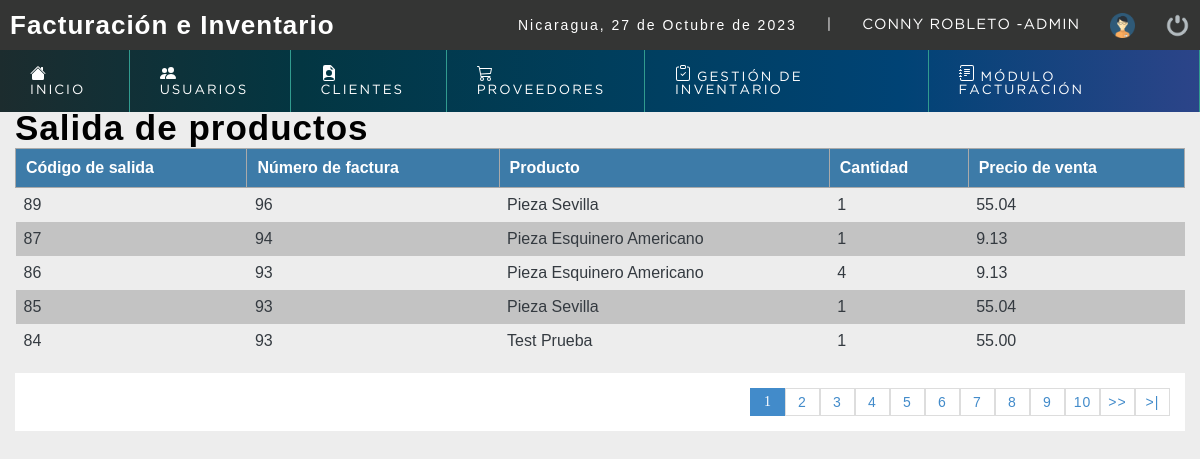
Page /sistema/lista_salida.php (signed in) on the committed database.
### tables this page shows
CREATE TABLE `detallefactura` (
  `correlativo` bigint(11) NOT NULL,
  `nofactura` bigint(11) DEFAULT NULL,
  `codproducto` int(11) DEFAULT NULL,
  `cantidad` int(11) DEFAULT NULL,
  `precio_venta` decimal(10,2) DEFAULT NULL
);

CREATE TABLE `producto` (
  `codproducto` int(11) NOT NULL,
  `descripcion` varchar(100) DEFAULT NULL,
  `detalle` varchar(100) DEFAULT NULL,
  `proveedor` int(11) DEFAULT NULL,
  `categoria` int(11) NOT NULL,
  `precio` decimal(10,2) DEFAULT NULL,
  `existencia` int(11) DEFAULT NULL,
  `date_add` datetime NOT NULL DEFAULT current_timestamp(),
  `usuario_id` int(11) NOT NULL,
  `estatus` int(11) NOT NULL DEFAULT 1
);

### sistema/lista_salida.php (the view, shortened to what this page needs)
<?php
include "../conexion.php";
?>
<!DOCTYPE html>
<html lang="en">
<head>
    <?php include "includes/scripts.php"; ?>
</head>
<body>
    <?php include "includes/header.php"; ?>
    <section id="container">
        <br>
    <h1>Salida de productos</h1>
    <table>
        <tr>
            <th>Código de salida</th>
            <th>Número de factura</th>
            <th>Producto</th>
            <th>Cantidad</th>
            <th>Precio de venta</th>
        </tr>
        <?php
        $sdl=mysqli_query($conection,"SELECT COUNT(*) as total_registro FROM detallefactura");
        $result_resgister=mysqli_fetch_array($sdl);
        $total_registro=$result_resgister['total_registro'];
        $por_pagina=5;
        if(empty($_GET['pagina'])){
            $pagina=1;
        }else{
            $pagina=$_GET['pagina'];
        }
        $desde=($pagina-1) * $por_pagina;
        $total_paginas= ceil($total_registro / $por_pagina);
        $query= mysqli_query($conection,"SELECT d.correlativo, d.nofactura, p.descripcion
                                         AS Descripcion_producto, d.cantidad, d.precio_venta
                                         FROM detallefactura d
                                         INNER JOIN producto p ON d.codproducto = p.codproducto
                                         INNER JOIN factura f ON d.nofactura = f.nofactura
                                         WHERE f.estatus = 1 ORDER BY d.correlativo
           DESC LIMIT $desde,$por_pagina ");
          $result=mysqli_num_rows($query);
          if($result >0){
              while($data=mysqli_fetch_array($query)){
                  ?>
                    <tr>
                        <td><?php echo $data["correlativo"]; ?></td>
                        <td><?php echo $data["nofactura"]; ?></td>
                        <td><?php echo $data["Descripcion_producto"]; ?></td>
                        <td><?php echo $data["cantidad"]; ?></td>
                        <td><?php echo $data["precio_venta"]; ?></td>
                    </tr>
                    <?php
              }
          }
          ?>
    </table>
    <div class="paginador">
			<ul>
			<?php
				for ($i=1; $i <= $total_paginas; $i++) {
					if($i == $pagina)
					{
						echo '<li class="pageSelected">'.$i.'</li>';
					}else{
						echo '<li><a href="?pagina='.$i.'">'.$i.'</a></li>';
					}
				}
				if($pagina != $total_paginas)
				{
			 ?>
				<li><a href="?pagina=<?php echo $pagina + 1; ?>">>></a></li>
				<li><a href="?pagina=<?php echo $total_paginas; ?> ">>|</a></li>
			<?php } ?>
			</ul>
		</div>
    </section>
</body>
</html>

### sistema/css/style.css (style rules this page uses)
* { margin: 0; padding: 0; box-sizing: border-box; }
body { background: #ededed; }
h1, h2, h3, h4, h5, h6 { font-family: 'arial'; font-weight: bold; letter-spacing: 1px; }
h1 { font-size: 26px; }
a { text-decoration: none; font-family: arial; letter-spacing: 1px; }
#container { padding: 90px 15px 15px; }
#container h1 { font-size: 35px; display : inline-block; }
table { color: #343a40; border-collapse: collapse; font-size: 12pt; font-family: 'arial'; width: 100%; overflow: hidden; }
table th { text-align: left; padding: 10px; background: #3d7ba8; color:#fff; border: 1px solid #AAAAAA; overflow: hidden; }
table tr:nth-child(odd) { background: rgba(0, 0, 0, 0.178); }
table td { padding: 8px; margin: 15px; }
.paginador ul { padding: 15px; list-style: none; background: #FFF; margin-top: 15px; display: -webkit-flex; display: -moz-flex; display: -ms-flex; display: -o-flex; display: flex; justify-content: flex-end; }
.paginador a, .pageSelected { color: #428bca; border: 1px solid #ddd; padding: 5px; display: inline-block; font-size: 14px; text-align: center; width: 35px; }
.pageSelected { color: #FFF; background: #428bca; border: 1px solid #428bca; }

### rows in the picture
detallefactura: correlativo "89", nofactura "96", producto.descripcion "Pieza Sevilla", cantidad "1", precio_venta "55.04"
detallefactura: correlativo "87", nofactura "94", producto.descripcion "Pieza Esquinero Americano", cantidad "1", precio_venta "9.13"
detallefactura: correlativo "86", nofactura "93", producto.descripcion "Pieza Esquinero Americano", cantidad "4", precio_venta "9.13"
detallefactura: correlativo "85", nofactura "93", producto.descripcion "Pieza Sevilla", cantidad "1", precio_venta "55.04"
detallefactura: correlativo "84", nofactura "93", producto.descripcion "Test Prueba", cantidad "1", precio_venta "55.00"

### other values in the picture
fechaC() "27 de Octubre de 2023"
$_SESSION['nombre'] "CONNY ROBLETO"
$_SESSION['user'] "ADMIN"
